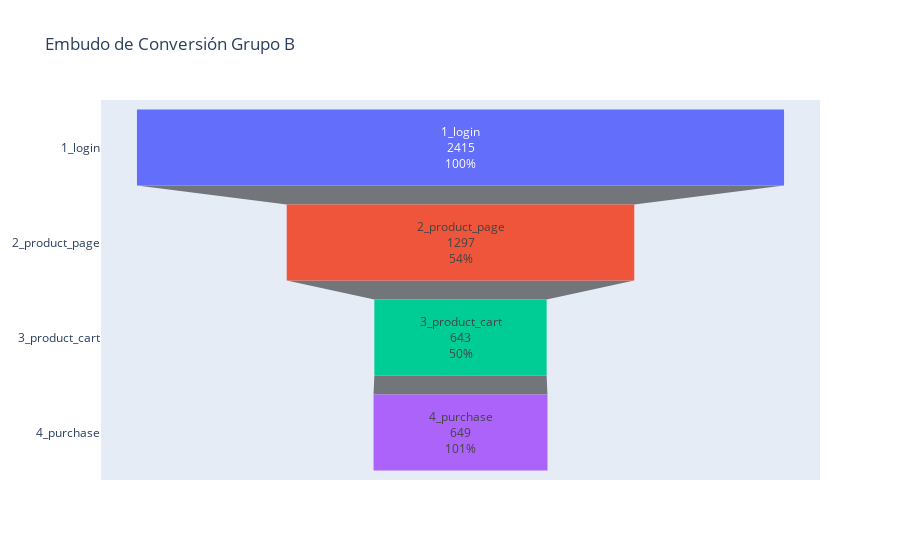

Notebook code for this chart:
### Code cell
colores = ['#636EFA', '#EF553B', '#00CC96', '#AB63FA', '#FFA15A'] 
embudob_gr = go.Figure(go.Funnel(
    y=embudo_b['event_name'],
    x=embudo_b['user_id'],
    textinfo="label+value+percent previous",  # Controla el tipo de texto que deseas mostrar
    text=embudo_b['tasa_conv'],  # Texto personalizado
    marker = dict(color = colores)
))

embudob_gr.update_layout(title="Embudo de Conversión Grupo B")

embudob_gr.show()

### Figure 1 — Plotly figure (JSON) as saved in the notebook; plotly's stock layout.template omitted (floating-point values rounded to 4 significant figures)
{"data": [{"marker": {"color": ["#636EFA", "#EF553B", "#00CC96", "#AB63FA", "#FFA15A"]}, "text": [100, 53.71, 49.58, 100.9], "textinfo": "label+value+percent previous", "type": "funnel", "x": [2415, 1297, 643, 649], "y": ["1_login", "2_product_page", "3_product_cart", "4_purchase"]}], "layout": {"title": {"text": "Embudo de Conversión Grupo B"}}}
